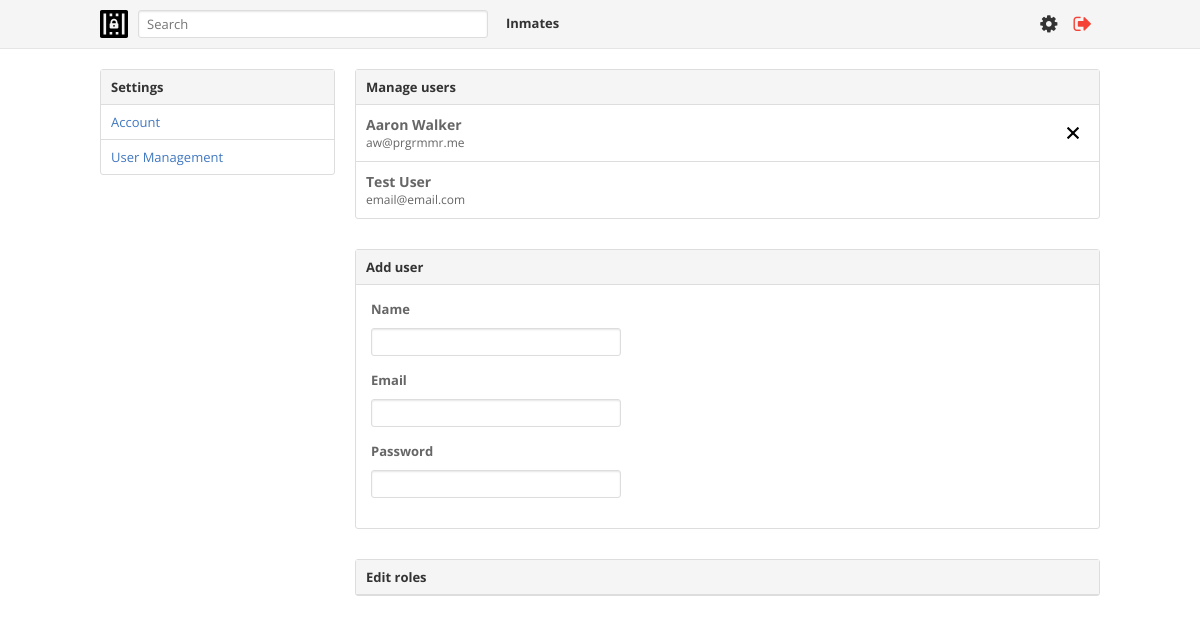
Before: /settings (signed in) with the older database file.
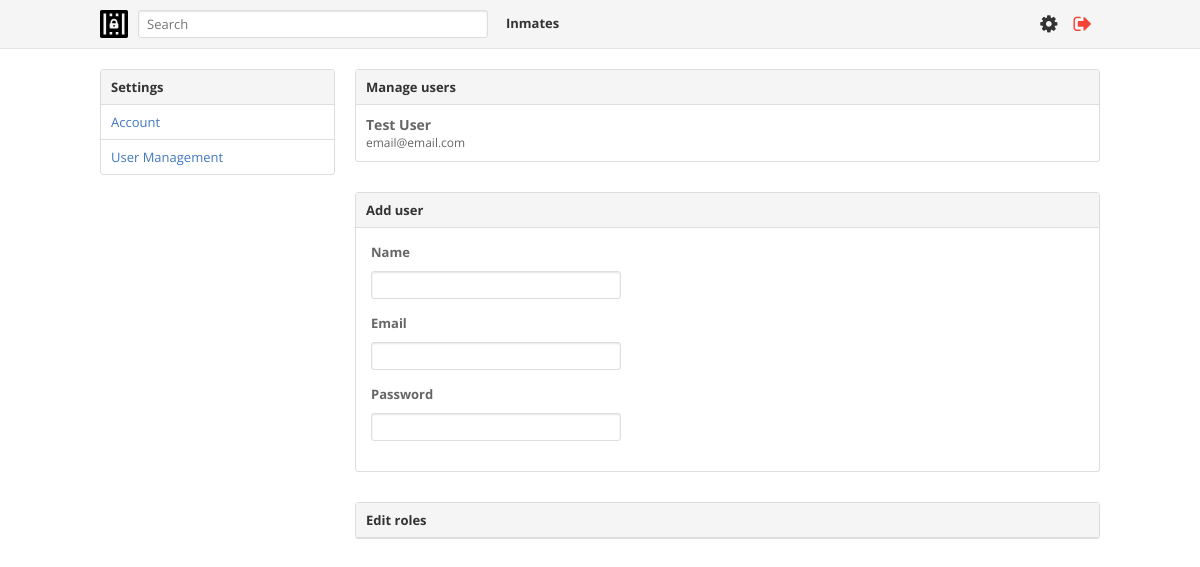
After: the same page with the newer database file.
### tables this page shows
CREATE TABLE "users" (
	`id`	INTEGER NOT NULL PRIMARY KEY AUTOINCREMENT UNIQUE,
	`email`	TEXT NOT NULL UNIQUE,
	`password`	TEXT,
	`name`	TEXT,
	`phone`	TEXT,
	`address`	TEXT
);

### modules/settings.php (the view, shortened to what this page needs)
<?php $db = new SQLite3("assets/data/jims.db"); ?>
<div id="settings" class="columns">
	<div class="column one-fourth">
		<nav class="boxed">
			<h3>Settings</h3>
			<a href="#account">Account</a>
			<a href="#users">User Management</a>
		</nav>
	</div>
	<div class="column three-fourths">
		<div id="manageusers" class="boxed">
			<h3>Manage users</h3>
			<div>
				<?php $result = $db->query("SELECT id, email, name FROM users"); ?>
				<ul>
					<?php while ($user = $result->fetchArray()) : ?>
					<li>
						<form action="actions.php">
							<?php if ($user['email'] != 'email@email.com') : ?>
								<button type="submit"><img src="assets/images/close.svg" width="16" /></button>
							<?php endif; ?>
						</form>
						<b><?php echo $user['name']; ?></b>
						<?php echo $user['email']; ?>
					</li>
					<?php endwhile; ?>
				</ul>
			</div>
		</div>
		<div id="adduser" class="boxed">
			<h3>Add user</h3>
			<div>
				<form action="actions.php" method="post">
					<label for="name">Name</label>
					<input type="text" name="name" />
					<label for="email">Email</label>
					<input type="email" name="email" />
					<label for="password">Password</label>
					<input type="password" name="password" />
				</form>
			</div>
		</div>
		<div class="boxed">
			<h3>Edit roles</h3>
		</div>
	</div>
</div>

### index.php (shortened to what this page needs)
<html>
<head>
	<link href="assets/css/global.css" rel="stylesheet">
</head>
<?php if (!isset($_SESSION['email'])) : ?>
<body class="login-page">
<form action="actions.php" method="post">
	<label for="email">Email</label>
	<input value="email@email.com" type="email" name="email" autofocus/>
	<label for="password">Password</label>
	<input value="password" type="password" name="password" />
	<input type="hidden" name="action" value="login" />
</form>
</body>
<?php else : ?>
<body>
	<header>
		<div class="container clearfix">
			<section id="icon">
				<a href="."><img src="assets/images/jail.svg" width="28"></a>
			</section>
			<section id="search">
				<form action="search.php"><input type="text" placeholder="Search" /></form>
			</section>
			<section id="menu">
				<ul>
					<li><a href="inmates">Inmates</a></li>
				</ul>
			</section>
			<section id="user-links">
				<ul>
					<li><a href="settings"><i class="fa fa-cog"></i></a></li>
					<li>
						<form action="actions.php">
							<button type="submit"><i class="fa fa-sign-out"></i></button>
						</form>
					</li>
				</ul>
			</section>
		</div>
	</header>
	<div id="main">
		<div class="content container cleafix">
			<?php
				if (isset($_GET['module'])) $module = $_GET['module'];
				if (isset($module) && file_exists("modules/$module.php"))
					include("modules/$module.php");
				else include('modules/dashboard.php');
			?>
		</div>
	</div>
</body>
<?php endif; ?>
</html>

### assets/css/global.css (style rules this page uses)
* { box-sizing: border-box; }
body { color: #333333; font: 13px 'Open Sans', sans-serif; margin: 0; min-width: 1020px; }
a { color: #4078C0; text-decoration: none; }
ul { list-style: none; margin: 0; padding: 0; }
form { margin: 0; }
label { display: block; font-weight: bold; margin-bottom: 10px; }
input { background-color: #FFFFFF; border: 1px solid #DDDDDD; border-radius: 3px; box-shadow: inset 0 1px 2px rgba(0, 0, 0, 0.1); color: #666666; font: inherit; height: 28px; outline: none; padding: 0 8px; }
button { background: none; border: none; cursor: pointer; font: inherit; outline: none; padding: 0; }
.container { margin: 0 auto; width: 1000px; }
.clearfix { clear: both; content: ""; display: table; }
.content { padding-top: 20px; }
.columns { margin: 0 -10px; }
.column { float: left; padding: 0 10px; }
.one-fourth { width: 25%; }
.three-fourths { width: 75%; }
.boxed { border: 1px solid #DDDDDD; border-radius: 3px; color: #666666; margin-bottom: 30px; }
.boxed > h3 { background-color: #F5F5F5; border-bottom: 1px solid #DDDDDD; color: #333333; font-size: inherit; font-weight: bold; margin: 0; padding: 8px 10px; }
.boxed > a { display: block; padding: 8px 10px; border-bottom: 1px solid #DDDDDD; }
.boxed > a:last-child { border-bottom: none; }
header { background-color: #F5F5F5; border-bottom: 1px solid #E5E5E5; padding: 10px 0; }
header section, header section ul, header section ul li { float: left; }
header section ul li a { color: inherit; font-weight: bold; }
header section ul li > * { display: block; padding: 4px 8px; }
#icon, #search { margin-right: 10px; }
#search input { width: 350px; }
#user-links { float: right; font-size: 20px; }
#user-links .fa-sign-out { color: #F44336; }
#settings #manageusers ul li { border-bottom: 1px solid #DDDDDD; font-size: 12px; padding: 10px; }
#settings #manageusers ul li:last-child { border-bottom: none; }
#settings #manageusers ul li b { display: block; font-size: 14px; }
#settings .boxed > div > form { padding: 15px; }
#settings input { margin-bottom: 15px; width: 250px; }
#settings #manageusers button { float: right; }
#settings #manageusers button img { height: 16px; margin: 10px; width: 12px; }

Changed rows visible on the page:
removed users: name "Aaron Walker", email "aw@prgrmmr.me"
